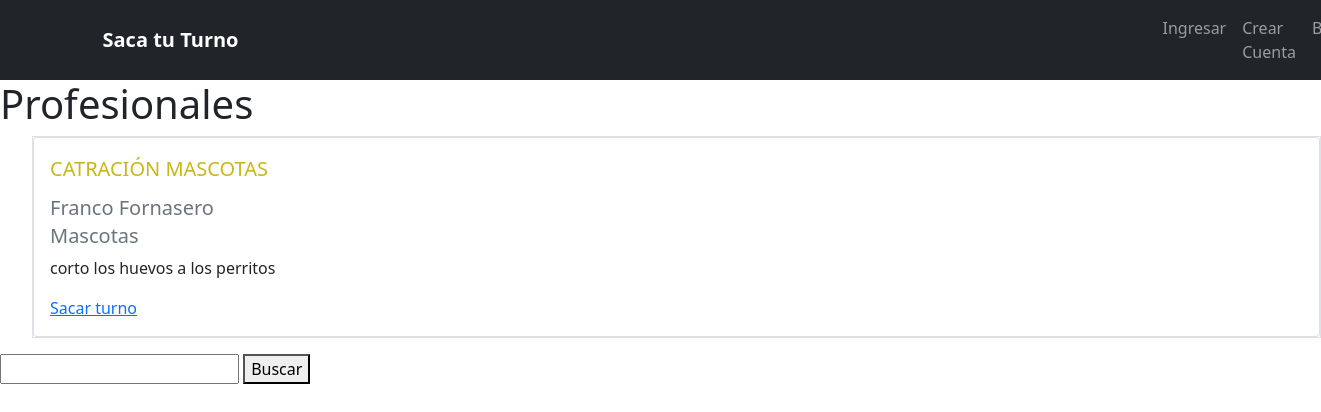
The app's page /servicios/4/ with its own data.
### sitio/models.py (models this page shows, shortened)
class ServicioPrestado(models.Model):
    nombre = models.CharField(max_length=50, blank = False)       # NO LLEVA NOMBRE EL SERVICIO PRESTADO
    descripcion = models.TextField(max_length=150, blank = False)
    propietario = models.ForeignKey(User, on_delete=models.CASCADE)
    categoria = models.ForeignKey(Categoria, on_delete=models.CASCADE, blank = True, null= True)
    subcategoria = models.ForeignKey(SubCategoria, on_delete=models.CASCADE, blank = True, null= True)
    diasAtencion = models.ManyToManyField(Days)
    duracionTurno = models.IntegerField(default = 30, null= False, blank = False)
    ciudad = models.CharField(max_length= 20, choices = ciudades, verbose_name='Ciudad', blank = True, null= True, default = 'Rafaela')
    inicioJornada = models.TimeField( auto_now=False, auto_now_add=False, verbose_name="Inicio de Jornada",blank=True, null=False, default='08:00:00')
    finJornada = models.TimeField( auto_now=False, auto_now_add=False, verbose_name="Fin de Jornada",blank=True, null=False, default='17:00:00')

class Categoria(models.Model):
    nombre = models.CharField(max_length=255, blank = False)
    def __str__(self):
        return self.nombre

### sitio/views.py (the view, shortened to what this page needs)
def servicios(request, id_subcategoria):
    servicios = ServicioPrestado.objects.filter(subcategoria_id = id_subcategoria)
    query = request.GET.get('buscar_servicio')
    return render(request, 'servicios.html', {'servicios': servicios})

### templates/servicios.html (shortened to what this page needs)
{% extends "base.html" %}
{%block content %}
    <h1> Profesionales </h1>
    <ul>
        <div class="card-group border border-black">
            {%for item in servicios %}
            <div class="card">
                <div class="card-body">
                    <div class="card-title letracaja colorcito text-uppercase"><p>{{item.nombre}} </p> </div>
                    <h6 class="card-subtitle letracaja mb-2 text-muted">{{item.propietario.first_name}} {{item.propietario.last_name}}</h6>
                    <h6 class="card-subtitle letracaja mb-2 text-muted">{{item.categoria}}</h6>
                    <div class="panel-text"><p>{{item.descripcion}}</p></div>
                    <div class="panel-foocter"><a href="{% url 'pedir_turno' item.id item.propietario.id %}">Sacar turno</a></div>
                </div>
            </div>
            {%endfor%}
        </div>
    </ul>
    <form method="GET">
        <div>
            <input type="text" name="buscar_servicio" id="">
            <button type="submit">Buscar</button>
        </div>
    </form>
{% endblock %}

### static/sitio/styles.css (style rules this page uses)
.colorcito { color: rgb(201, 183, 22); }
.letracaja { font-size: 20px; }

### static/fullcalendar/main.css (style rules this page uses)
:root { --fc-daygrid-event-dot-width: 8px; }
:root { --fc-list-event-dot-width: 10px; --fc-list-event-hover-bg-color: #f5f5f5; }

### records on screen
ServicioPrestado: nombre "CATRACIÓN MASCOTAS", propietario.first_name "Franco", propietario.last_name "Fornasero", categoria "Mascotas", descripcion "corto los huevos a los perritos"
